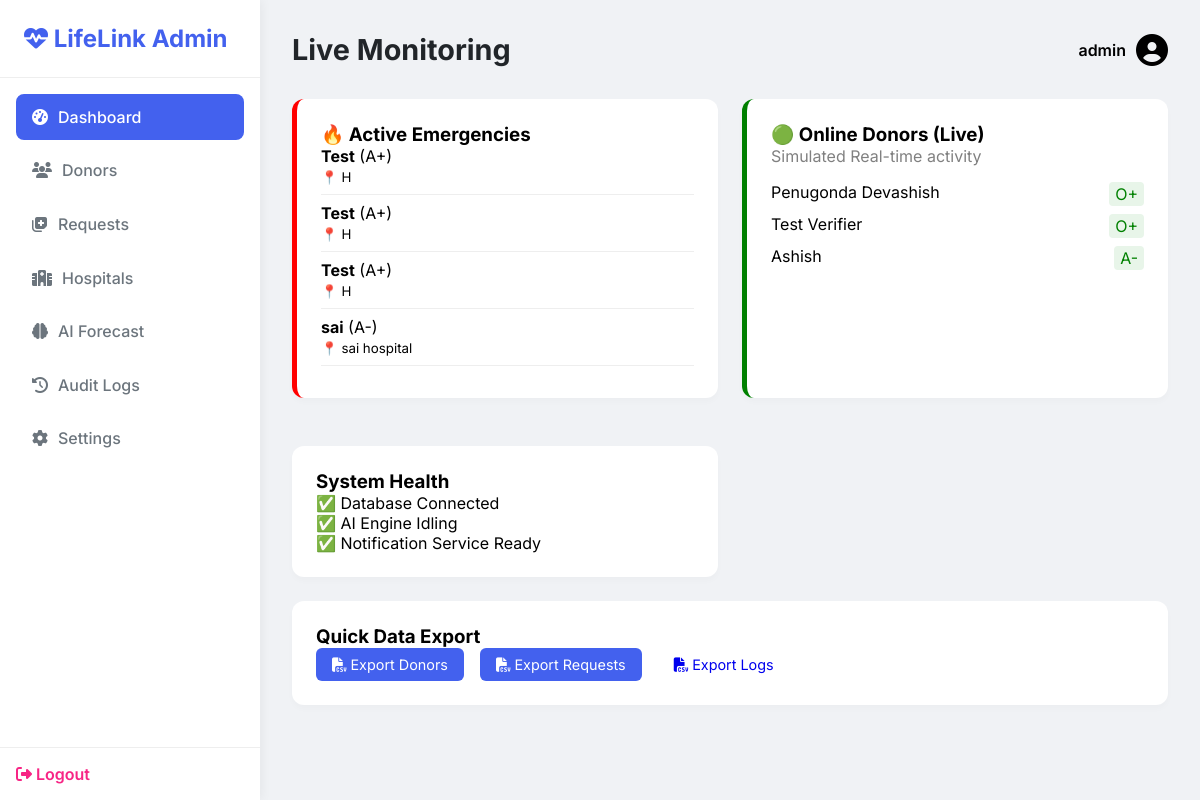
Screenshot of /admin/monitoring (signed in) with the database file from the repository.
### models.py (models this page shows, shortened)
class Admin(UserMixin, db.Model):
    __tablename__ = 'admins'
    id = db.Column(db.Integer, primary_key=True)
    username = db.Column(db.String(50), unique=True, nullable=False)
    password_hash = db.Column(db.String(200), nullable=False)
    role = db.Column(db.String(20), default='SuperAdmin')

class BloodRequest(db.Model):
    __tablename__ = 'blood_requests'
    id = db.Column(db.Integer, primary_key=True)
    requester_id = db.Column(db.Integer, db.ForeignKey('users.id'), nullable=True)
    patient_name = db.Column(db.String(100), nullable=False)
    blood_group = db.Column(db.String(5), nullable=False)
    hospital_name = db.Column(db.String(100), nullable=False)
    hospital_location = db.Column(db.String(255), nullable=True)
    req_latitude = db.Column(db.Float, nullable=False)
    req_longitude = db.Column(db.Float, nullable=False)
    urgency_level = db.Column(db.String(20), default='Medium')
    contact_number = db.Column(db.String(15), nullable=False)
    status = db.Column(db.String(20), default='Pending')
    created_at = db.Column(db.DateTime, default=datetime.utcnow)
    requester = db.relationship('User', backref='requests')

class User(UserMixin, db.Model):
    __tablename__ = 'users'
    id = db.Column(db.Integer, primary_key=True)
    full_name = db.Column(db.String(100), nullable=False)
    mobile_number = db.Column(db.String(15), unique=True, nullable=False)
    password_hash = db.Column(db.String(200), nullable=False)
    blood_group = db.Column(db.String(5), nullable=False)
    age = db.Column(db.Integer, nullable=False)
    city = db.Column(db.String(50), nullable=False)
    latitude = db.Column(db.Float, nullable=False)
    longitude = db.Column(db.Float, nullable=False)
    bp = db.Column(db.Boolean, default=False)
    sugar = db.Column(db.Boolean, default=False)
    heart_disease = db.Column(db.Boolean, default=False)
    asthma = db.Column(db.Boolean, default=False)
    smoking = db.Column(db.Boolean, default=False)
    drinking = db.Column(db.Boolean, default=False)
    last_donation_date = db.Column(db.Date, nullable=True)
    is_available = db.Column(db.Boolean, default=True)
    is_approved = db.Column(db.Boolean, default=True) # Admin approval
    qr_code_data = db.Column(db.String(500), nullable=True) # Data for QR ID
    created_at = db.Column(db.DateTime, default=datetime.utcnow)
    last_active = db.Column(db.DateTime, nullable=True)
    failed_login_attempts = db.Column(db.Integer, default=0)
    is_locked = db.Column(db.Boolean, default=False)
    risk_score = db.Column(db.Float, default=0.0)

### app.py (the view)
@app.route('/admin/monitoring')
@login_required
def admin_monitoring():
    if not isinstance(current_user, Admin): return "Unauthorized", 403
    online_donors = User.query.filter_by(is_available=True).limit(5).all()
    active_emergencies = BloodRequest.query.filter_by(urgency_level='High', status='Pending').all()
    return render_template('admin/monitoring.html', online=online_donors, emergencies=active_emergencies)

### app.py (called while the page is built, shortened)
@app.after_request
def add_header(response):
    response.headers['Cache-Control'] = 'no-store, no-cache, must-revalidate, post-check=0, pre-check=0, max-age=0'
    response.headers['Pragma'] = 'no-cache'
    response.headers['Expires'] = '-1'
    return response

@login_manager.user_loader
def load_user(user_id):
    if user_id.startswith('admin_'):
        try:
            uid = int(user_id.split('_')[1])
            return db.session.get(Admin, uid)
        except (IndexError, ValueError):
            return None

### templates/admin/monitoring.html
{% extends 'admin/base.html' %}
{% block title %}Live Monitoring{% endblock %}
{% block content %}
<div class="grid">
    <div class="card" style="border-left: 5px solid red;">
        <h3>🔥 Active Emergencies</h3>
        {% if emergencies %}
        <ul style="list-style: none;">
            {% for e in emergencies %}
            <li style="margin-bottom: 0.5rem; padding-bottom: 0.5rem; border-bottom: 1px solid #eee;">
                <b>{{ e.patient_name }}</b> ({{ e.blood_group }}) <br>
                <small>📍 {{ e.hospital_name }}</small>
            </li>
            {% endfor %}
        </ul>
        {% else %}
        <p>No active high-urgency requests. All calm.</p>
        {% endif %}
    </div>
    <div class="card" style="border-left: 5px solid green;">
        <h3>🟢 Online Donors (Live)</h3>
        <p style="color: grey;">Simulated Real-time activity</p>
        <ul style="list-style: none; margin-top: 1rem;">
            {% for d in online %}
            <li style="display: flex; justify-content: space-between; margin-bottom: 0.5rem;">
                <span>{{ d.full_name }}</span>
                <span class="badge" style="background: #e8f5e9; color: green; padding: 2px 6px; border-radius: 4px;">{{
                    d.blood_group }}</span>
            </li>
            {% endfor %}
        </ul>
    </div>
    <div class="card">
        <h3>System Health</h3>
        <p>✅ Database Connected</p>
        <p>✅ AI Engine Idling</p>
        <p>✅ Notification Service Ready</p>
    </div>
</div>
<div class="card mt-2">
    <h3>Quick Data Export</h3>
    <div style="display: flex; gap: 1rem;">
        <a href="{{ url_for('admin_export', type='donors') }}" class="btn btn-primary"><i class="fas fa-file-csv"></i>
            Export Donors</a>
        <a href="{{ url_for('admin_export', type='requests') }}" class="btn btn-primary"><i class="fas fa-file-csv"></i>
            Export Requests</a>
        <a href="{{ url_for('admin_export', type='logs') }}" class="btn btn-secondary"><i class="fas fa-file-csv"></i>
            Export Logs</a>
    </div>
</div>
{% endblock %}

### templates/admin/base.html (shortened to what this page needs)
<!DOCTYPE html>
<html lang="en">
<head>
    <link rel="stylesheet" href="https://cdnjs.cloudflare.com/ajax/libs/font-awesome/6.4.0/css/all.min.css">
    <link rel="stylesheet"
        href="{{ url_for('static', filename='css/admin_style.css') }}?v={{ range(1, 10000) | random }}">
</head>
<body class="admin-body">
    <nav class="sidebar">
        <div class="sidebar-brand">
            <i class="fas fa-heartbeat"></i> LifeLink Admin
        </div>
        <ul class="sidebar-menu">
            <li><a href="{{ url_for('admin_dashboard') }}" class="active"><i class="fas fa-tachometer-alt"></i>
                    Dashboard</a></li>
            <li><a href="{{ url_for('admin_donors') }}"><i class="fas fa-users"></i> Donors</a></li>
            <li><a href="{{ url_for('admin_requests') }}"><i class="fas fa-notes-medical"></i> Requests</a></li>
            <li><a href="{{ url_for('manage_hospitals') }}"><i class="fas fa-hospital"></i> Hospitals</a></li>
            <li><a href="{{ url_for('admin_forecast') }}"><i class="fas fa-brain"></i> AI Forecast</a></li>
            <li><a href="{{ url_for('admin_audit_logs') }}"><i class="fas fa-history"></i> Audit Logs</a></li>
            <li><a href="{{ url_for('admin_settings') }}"><i class="fas fa-cog"></i> Settings</a></li>
        </ul>
        <div class="sidebar-footer">
            <a href="{{ url_for('logout') }}"><i class="fas fa-sign-out-alt"></i> Logout</a>
        </div>
    </nav>
    <main class="main-content">
        <header class="top-bar">
            <h2>{% block title %}Dashboard{% endblock %}</h2>
            <div class="user-info">
                <span>{{ current_user.username }}</span>
                <i class="fas fa-user-circle fa-2x"></i>
            </div>
        </header>
        <div class="content-wrapper">
            {% block content %}{% endblock %}
        </div>
    </main>
</body>
</html>

### static/css/admin_style.css (style rules this page uses)
:root { --primary: #4361ee; --secondary: #3f37c9; --success: #4cc9f0; --danger: #f72585; --dark: #212529; --light: #f8f9fa; --gray: #6c757d; --sidebar-width: 260px; }
* { margin: 0; padding: 0; box-sizing: border-box; font-family: 'Inter', sans-serif; }
body.admin-body { display: flex; min-height: 100vh; background: #f0f2f5; }
.sidebar { width: var(--sidebar-width); background: #fff; color: var(--dark); position: fixed; height: 100%; box-shadow: 2px 0 10px rgba(0,0,0,0.05); display: flex; flex-direction: column; }
.sidebar-brand { padding: 1.5rem; font-size: 1.5rem; font-weight: 700; color: var(--primary); border-bottom: 1px solid #eee; }
.sidebar-menu { list-style: none; padding: 1rem; flex: 1; }
.sidebar-menu li { margin-bottom: 0.5rem; }
.sidebar-menu a { display: flex; align-items: center; gap: 10px; padding: 0.8rem 1rem; color: var(--gray); text-decoration: none; border-radius: 8px; transition: all 0.3s; font-weight: 500; }
.sidebar-menu a:hover, .sidebar-menu a.active { background: var(--primary); color: #fff; }
.sidebar-footer { padding: 1rem; border-top: 1px solid #eee; }
.sidebar-footer a { color: var(--danger); text-decoration: none; font-weight: 600; }
.main-content { margin-left: var(--sidebar-width); flex: 1; padding: 2rem; }
.top-bar { display: flex; justify-content: space-between; align-items: center; margin-bottom: 2rem; }
.top-bar h2 { font-size: 1.8rem; color: var(--dark); }
.user-info { display: flex; align-items: center; gap: 10px; font-weight: 600; }
.card { background: #fff; padding: 1.5rem; border-radius: 12px; box-shadow: 0 4px 6px rgba(0,0,0,0.02); margin-bottom: 1.5rem; }
.grid { display: grid; grid-template-columns: repeat(auto-fit, minmax(280px, 1fr)); gap: 1.5rem; }
.btn { padding: 0.5rem 1rem; border-radius: 6px; text-decoration: none; border: none; cursor: pointer; font-size: 0.9rem; display: inline-block; }
.btn-primary { background: var(--primary); color: #fff; }

### rows the page displays
Admin: username "admin"
BloodRequest: patient_name "Test", blood_group "A+", hospital_name "H"
BloodRequest: patient_name "Test", blood_group "A+", hospital_name "H"
BloodRequest: patient_name "Test", blood_group "A+", hospital_name "H"
BloodRequest: patient_name "sai", blood_group "A-", hospital_name "sai hospital"
User: full_name "Penugonda Devashish", blood_group "O+"
User: full_name "Test Verifier", blood_group "O+"
User: full_name "Ashish", blood_group "A-"
